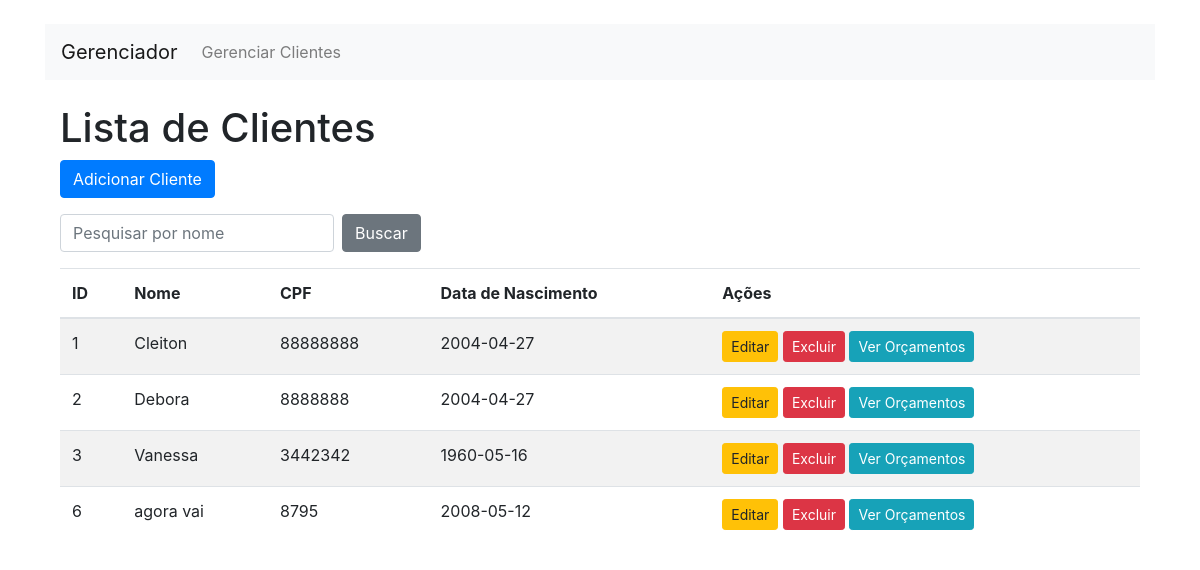
/index.php?entity=cliente, run on the app's committed database.
### tables this page shows
CREATE TABLE cliente (
    ID INTEGER PRIMARY KEY AUTOINCREMENT,
    Nome TEXT NOT NULL,
    CPF TEXT NOT NULL,
    DataNascimento TEXT NOT NULL
);

### Config/database.php (called while the page is built, shortened)
<?php
class Database {
    private $connection;
    public function __construct() {
        $this->connection = new PDO('sqlite:./database.sqlite');
        $this->connection->setAttribute(PDO::ATTR_ERRMODE, PDO::ERRMODE_EXCEPTION);
    }
    public function getConnection() {
        return $this->connection;
    }
}
?>

### Controllers/clienteController.php (called while the page is built, shortened)
<?php
require_once 'models/Cliente.php';
class ClienteController {
    public function read() {
        $cliente = new Cliente();
        return $cliente->read();
    }
}
?>

### Models/cliente.php (called while the page is built, shortened)
<?php
require_once 'config/database.php';
class Cliente {
    private $connection;
    private $table = "cliente";
    public function __construct() {
        $this->connection = (new Database())->getConnection();
    }
    public function read() {
        $query = "SELECT * FROM " . $this->table;
        $stmt = $this->connection->prepare($query);
        $stmt->execute();
        return $stmt->fetchAll(PDO::FETCH_ASSOC);
    }
}
?>

### Views/cliente/index.php (the view, shortened to what this page needs)
<!DOCTYPE html>
<html lang="pt-BR">
<head>
    <link rel="stylesheet" href="https://maxcdn.bootstrapcdn.com/bootstrap/4.5.2/css/bootstrap.min.css">
</head>
<body>
    <div class="container mt-4">
        <h1>Lista de Clientes</h1>
        <div class="mb-3">
            <a href="index.php?entity=cliente&action=create" class="btn btn-primary">Adicionar Cliente</a>
        </div>
        <form method="get" action="index.php" class="form-inline mb-3">
            <input type="text" name="search" class="form-control mr-2" placeholder="Pesquisar por nome">
            <input type="submit" class="btn btn-secondary" value="Buscar">
        </form>
        <table class="table table-striped">
            <thead>
                <tr>
                    <th>ID</th>
                    <th>Nome</th>
                    <th>CPF</th>
                    <th>Data de Nascimento</th>
                    <th>Ações</th>
                </tr>
            </thead>
            <tbody>
                <?php if (!empty($clientes)) { ?>
                    <?php foreach ($clientes as $cliente) { ?>
                        <tr>
                            <td><?php echo htmlspecialchars($cliente['ID']); ?></td>
                            <td><?php echo htmlspecialchars($cliente['Nome']); ?></td>
                            <td><?php echo htmlspecialchars($cliente['CPF']); ?></td>
                            <td><?php echo htmlspecialchars($cliente['DataNascimento']); ?></td>
                            <td>
                                <a href="index.php?entity=cliente&action=edit&id=<?php echo urlencode($cliente['ID']); ?>" class="btn btn-warning btn-sm">Editar</a>
                                <a href="index.php?entity=cliente&action=delete&id=<?php echo urlencode($cliente['ID']); ?>" class="btn btn-danger btn-sm" onclick="return confirm('Tem certeza que deseja excluir?')">Excluir</a>
                                <a href="index.php?entity=orcamento&cliente_id=<?php echo urlencode($cliente['ID']); ?>" class="btn btn-info btn-sm">Ver Orçamentos</a>
                            </td>
                        </tr>
                    <?php } ?>
                <?php } else { ?>
                    <tr>
                        <td colspan="5" class="text-center">Nenhum cliente encontrado.</td>
                    </tr>
                <?php } ?>
            </tbody>
        </table>
    </div>
</body>
</html>

### index.php (shortened to what this page needs)
<?php
require_once 'controllers/ClienteController.php';
require_once 'config/database.php';
$database = new Database();
$db = $database->getConnection();
$clienteController = new ClienteController($db);
$action = isset($_GET['action']) ? $_GET['action'] : '';
$entity = isset($_GET['entity']) ? $_GET['entity'] : '';
?>
<!DOCTYPE html>
<html lang="pt-BR">
<head>
    <link rel="stylesheet" href="https://maxcdn.bootstrapcdn.com/bootstrap/4.5.2/css/bootstrap.min.css">
</head>
<body>
    <div class="container mt-4">
        <header>
            <nav class="navbar navbar-expand-lg navbar-light bg-light">
                <a class="navbar-brand" href="index.php">Gerenciador</a>
                <div class="collapse navbar-collapse" id="navbarNav">
                    <ul class="navbar-nav">
                        <li class="nav-item">
                            <a class="nav-link" href="index.php?entity=cliente">Gerenciar Clientes</a>
                        </li>
                    </ul>
                </div>
            </nav>
        </header>
        <main>
            <?php
            switch ($entity) {
                case 'cliente':
                    switch ($action) {
                        default:
                            $clientes = $clienteController->read();
                            include 'views/cliente/index.php';
                            break;
                    }
                    break;
            }
            ?>
        </main>
    </div>
</body>
</html>

### data on the page
cliente: ID "1", Nome "Cleiton", CPF "88888888", DataNascimento "2004-04-27"
cliente: ID "2", Nome "Debora", CPF "8888888", DataNascimento "2004-04-27"
cliente: ID "3", Nome "Vanessa", CPF "3442342", DataNascimento "1960-05-16"
cliente: ID "6", Nome "agora vai", CPF "8795", DataNascimento "2008-05-12"
